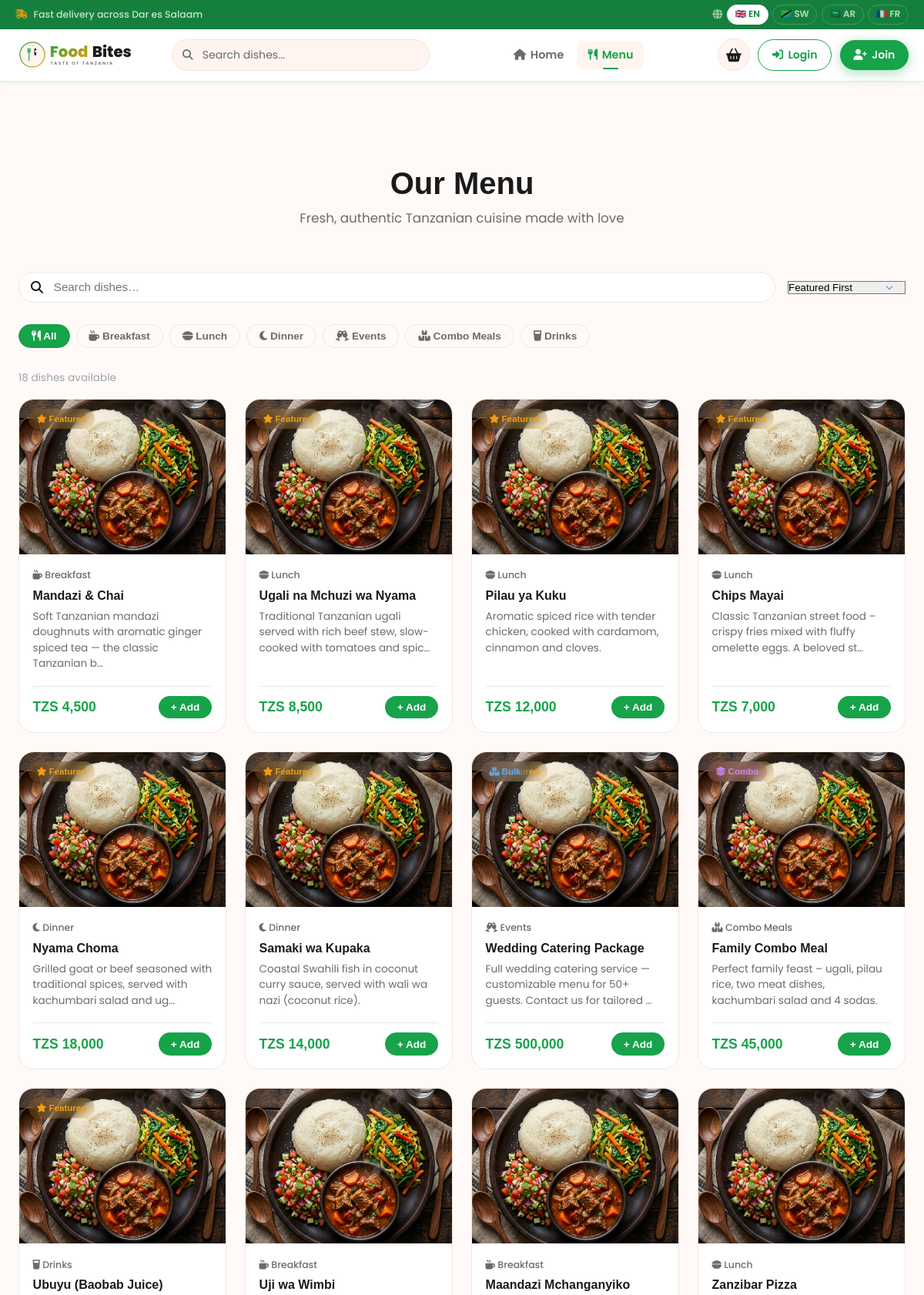
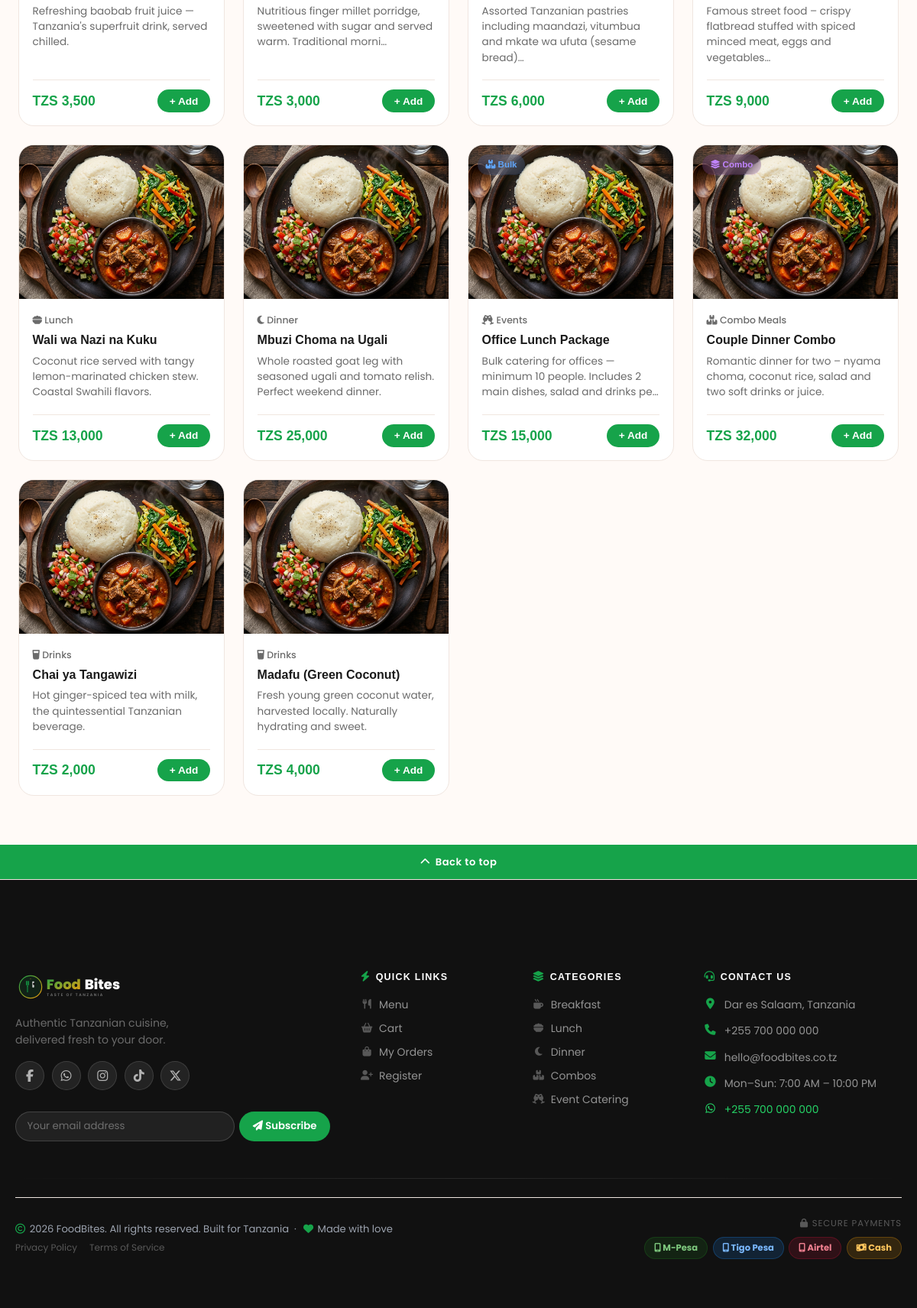
The app's page /customer/menu.php with its own data (2 pictures, top to bottom).
### tables this page shows
CREATE TABLE `categories` (
  `id`         INT(11)     NOT NULL AUTO_INCREMENT,
  `name`       VARCHAR(50) NOT NULL,
  `slug`       VARCHAR(50) NOT NULL UNIQUE,
  `icon`       VARCHAR(40) DEFAULT NULL,
  `sort_order` INT(11)     NOT NULL DEFAULT 0,
  PRIMARY KEY (`id`)
);

CREATE TABLE `products` (
  `id`          INT(11)                        NOT NULL AUTO_INCREMENT,
  `name`        VARCHAR(150)                   NOT NULL,
  `description` TEXT                           DEFAULT NULL,
  `price`       DECIMAL(10,2)                  NOT NULL,
  `image`       VARCHAR(255)                   DEFAULT NULL,
  `category_id` INT(11)                        DEFAULT NULL,
  `is_combo`    TINYINT(1)                     NOT NULL DEFAULT 0,
  `is_bulk`     TINYINT(1)                     NOT NULL DEFAULT 0,
  `is_featured` TINYINT(1)                     NOT NULL DEFAULT 0,
  `status`      ENUM('active','inactive')      NOT NULL DEFAULT 'active',
  `created_at`  TIMESTAMP                      NOT NULL DEFAULT CURRENT_TIMESTAMP,
  PRIMARY KEY (`id`),
  INDEX `idx_category` (`category_id`),
  INDEX `idx_status`   (`status`),
  FOREIGN KEY (`category_id`) REFERENCES `categories`(`id`) ON DELETE SET NULL
);

### includes/functions.php (called while the page is built, shortened)
<?php
function e(string $str): string
{
    return htmlspecialchars($str, ENT_QUOTES | ENT_HTML5, 'UTF-8');
}
function formatPrice(float $amount): string
{
    return CURRENCY . ' ' . number_format($amount, 0, '.', ',');
}
function productImage(?string $image): string
{
    return BASE_URL . '/assets/images/default_food.jpg';
}

### customer/menu.php (the view, shortened to what this page needs)
<?php
require_once dirname(__DIR__) . '/includes/functions.php';
$db = getDB();
$categories = $db->query('SELECT * FROM categories ORDER BY sort_order')->fetchAll();
$selectedCat = $_GET['category'] ?? 'all';
$search      = trim($_GET['search'] ?? '');
$where  = ['p.status = "active"'];
$params = [];
$sql  = "SELECT p.*, c.name AS category, c.slug AS category_slug, c.icon AS cat_icon
         FROM products p
         LEFT JOIN categories c ON p.category_id = c.id
         WHERE " . implode(' AND ', $where) . "
         ORDER BY p.is_featured DESC, p.created_at DESC";
$stmt = $db->prepare($sql);
$stmt->execute($params);
$products = $stmt->fetchAll();
require_once dirname(__DIR__) . '/includes/header.php';
?>
<section class="page-hero page-hero-sm">
    <div class="container">
        <h1 class="page-title">Our Menu</h1>
        <p class="page-sub">Fresh, authentic Tanzanian cuisine made with love</p>
    </div>
</section>
<section class="menu-section">
    <div class="container">
        <div class="menu-toolbar">
            <div class="search-wrapper">
                <input type="search" id="menuSearch" class="search-input"
                       placeholder="Search dishes…" value="<?= e($search) ?>"
                       autocomplete="off">
            </div>
            <div class="sort-wrapper">
                <select id="menuSort" class="select-control">
                    <option value="featured">Featured First</option>
                </select>
            </div>
        </div>
        <div class="cat-tabs" id="catTabs" role="tablist">
            <button class="cat-tab <?= $selectedCat === 'all' ? 'active' : '' ?>"
                    data-cat="all" role="tab" aria-selected="<?= $selectedCat === 'all' ? 'true' : 'false' ?>">
                <i class="fa-solid fa-utensils"></i> All
            </button>
            <?php foreach ($categories as $cat): ?>
                <button class="cat-tab <?= $selectedCat === $cat['slug'] ? 'active' : '' ?>"
                        data-cat="<?= e($cat['slug']) ?>" role="tab"
                        aria-selected="<?= $selectedCat === $cat['slug'] ? 'true' : 'false' ?>">
                    <i class="fa-solid <?= e($cat['icon']) ?>"></i> <?= e($cat['name']) ?>
                </button>
            <?php endforeach; ?>
        </div>
        <div class="results-info">
            <span id="resultsCount"><?= count($products) ?> dish<?= count($products) !== 1 ? 'es' : '' ?> available</span>
        </div>
        <div class="food-grid" id="foodGrid">
            <?php if (empty($products)): ?>
                <div class="empty-state" id="emptyState">
                    <div class="empty-icon"><i class="fa-solid fa-bowl-food"></i></div>
                    <h3>No dishes found</h3>
                    <p>Try a different search or category</p>
                    <button class="btn btn-primary btn-sm" onclick="resetFilters()">Show All Dishes</button>
                </div>
            <?php else: ?>
                <?php foreach ($products as $product): ?>
                    <div class="food-card" data-id="<?= $product['id'] ?>">
                        <div class="food-card-img">
                            <img src="<?= productImage($product['image']) ?>"
                                 alt="<?= e($product['name']) ?>" loading="lazy"
                                 onerror="this.src='<?= BASE_URL ?>/assets/images/default_food.jpg'">
                            <?php if ($product['is_featured']): ?><span class="food-badge badge-featured"><i class="fa-solid fa-star"></i> Featured</span><?php endif; ?>
                            <?php if ($product['is_combo']): ?><span class="food-badge badge-combo"><i class="fa-solid fa-layer-group"></i> Combo</span><?php endif; ?>
                            <?php if ($product['is_bulk']): ?><span class="food-badge badge-bulk"><i class="fa-solid fa-boxes-stacked"></i> Bulk</span><?php endif; ?>
                        </div>
                        <div class="food-card-body">
                            <div class="food-meta">
                                <span class="food-category"><?php if (!empty($product['cat_icon'])): ?><i class="fa-solid <?= e($product['cat_icon']) ?>"></i> <?php endif; ?><?= e($product['category'] ?? '') ?></span>
                            </div>
                            <h3 class="food-name"><?= e($product['name']) ?></h3>
                            <p class="food-desc"><?= e(mb_substr($product['description'] ?? '', 0, 90)) ?><?= strlen($product['description'] ?? '') > 90 ? '…' : '' ?></p>
                            <div class="food-footer">
                                <span class="food-price"><?= formatPrice((float)$product['price']) ?></span>
                                <div class="food-actions">
                                    <button class="btn-add-cart"
                                            id="addbtn-<?= $product['id'] ?>"
                                            onclick="initAddToCart(<?= $product['id'] ?>, this)"
                                            aria-label="Add <?= e($product['name']) ?> to cart">
                                        <span>+ Add</span>
                                    </button>
                                </div>
                            </div>
                        </div>
                    </div>
                <?php endforeach; ?>
            <?php endif; ?>
        </div>
    </div>
</section>
<?php require_once dirname(__DIR__) . '/includes/footer.php'; ?>

### records on screen
categories: name "Breakfast"
categories: name "Lunch"
categories: name "Dinner"
categories: name "Events"
categories: name "Combo Meals"
categories: name "Drinks"
products: is_featured 1 (drawn), category.name "Breakfast", name "Mandazi & Chai", description "Soft Tanzanian mandazi doughnuts with aromatic ginger spiced tea — the classic Tanzanian b", price "TZS 4,500"
products: is_featured 1 (drawn), category.name "Lunch", name "Ugali na Mchuzi wa Nyama", description "Traditional Tanzanian ugali served with rich beef stew, slow-cooked with tomatoes and spic", price "TZS 8,500"
products: is_featured 1 (drawn), category.name "Lunch", name "Pilau ya Kuku", description "Aromatic spiced rice with tender chicken, cooked with cardamom, cinnamon and cloves.", price "TZS 12,000"
products: is_featured 1 (drawn), category.name "Lunch", name "Chips Mayai", description "Classic Tanzanian street food – crispy fries mixed with fluffy omelette eggs. A beloved st", price "TZS 7,000"
products: is_featured 1 (drawn), category.name "Dinner", name "Nyama Choma", description "Grilled goat or beef seasoned with traditional spices, served with kachumbari salad and ug", price "TZS 18,000"
products: is_featured 1 (drawn), category.name "Dinner", name "Samaki wa Kupaka", description "Coastal Swahili fish in coconut curry sauce, served with wali wa nazi (coconut rice).", price "TZS 14,000"
products: is_featured 1 (drawn), is_bulk 1 (drawn), category.name "Events", name "Wedding Catering Package", description "Full wedding catering service — customizable menu for 50+ guests. Contact us for tailored", price "TZS 500,000"
products: is_featured 1 (drawn), is_combo 1 (drawn), category.name "Combo Meals", name "Family Combo Meal", description "Perfect family feast – ugali, pilau rice, two meat dishes, kachumbari salad and 4 sodas.", price "TZS 45,000"
products: is_featured 1 (drawn), category.name "Drinks", name "Ubuyu (Baobab Juice)", description "Refreshing baobab fruit juice — Tanzania's superfruit drink, served chilled.", price "TZS 3,500"
products: category.name "Breakfast", name "Uji wa Wimbi", description "Nutritious finger millet porridge, sweetened with sugar and served warm. Traditional morni", price "TZS 3,000"
products: category.name "Breakfast", name "Maandazi Mchanganyiko", description "Assorted Tanzanian pastries including maandazi, vitumbua and mkate wa ufuta (sesame bread)", price "TZS 6,000"
products: category.name "Lunch", name "Zanzibar Pizza", description "Famous street food – crispy flatbread stuffed with spiced minced meat, eggs and vegetables", price "TZS 9,000"
products: category.name "Lunch", name "Wali wa Nazi na Kuku", description "Coconut rice served with tangy lemon-marinated chicken stew. Coastal Swahili flavors.", price "TZS 13,000"
products: category.name "Dinner", name "Mbuzi Choma na Ugali", description "Whole roasted goat leg with seasoned ugali and tomato relish. Perfect weekend dinner.", price "TZS 25,000"
products: is_bulk 1 (drawn), category.name "Events", name "Office Lunch Package", description "Bulk catering for offices — minimum 10 people. Includes 2 main dishes, salad and drinks pe", price "TZS 15,000"
products: is_combo 1 (drawn), category.name "Combo Meals", name "Couple Dinner Combo", description "Romantic dinner for two – nyama choma, coconut rice, salad and two soft drinks or juice.", price "TZS 32,000"
products: category.name "Drinks", name "Chai ya Tangawizi", description "Hot ginger-spiced tea with milk, the quintessential Tanzanian beverage.", price "TZS 2,000"
products: category.name "Drinks", name "Madafu (Green Coconut)", description "Fresh young green coconut water, harvested locally. Naturally hydrating and sweet.", price "TZS 4,000"

### other values on screen
$meta['flag'] "🇬🇧"
$meta['label'] "EN"
$meta['flag'] "🇹🇿"
$meta['label'] "SW"
$meta['flag'] "🇸🇦"
$meta['label'] "AR"
$meta['flag'] "🇫🇷"
$meta['label'] "FR"
$N['home'] "Home"
$N['menu'] "Menu"
$N['login'] "Login"
$N['join'] "Join"
count($products) "18"
$F['back_top'] "Back to top"
$F['tagline'] "Authentic Tanzanian cuisine, delivered fresh to your door."
